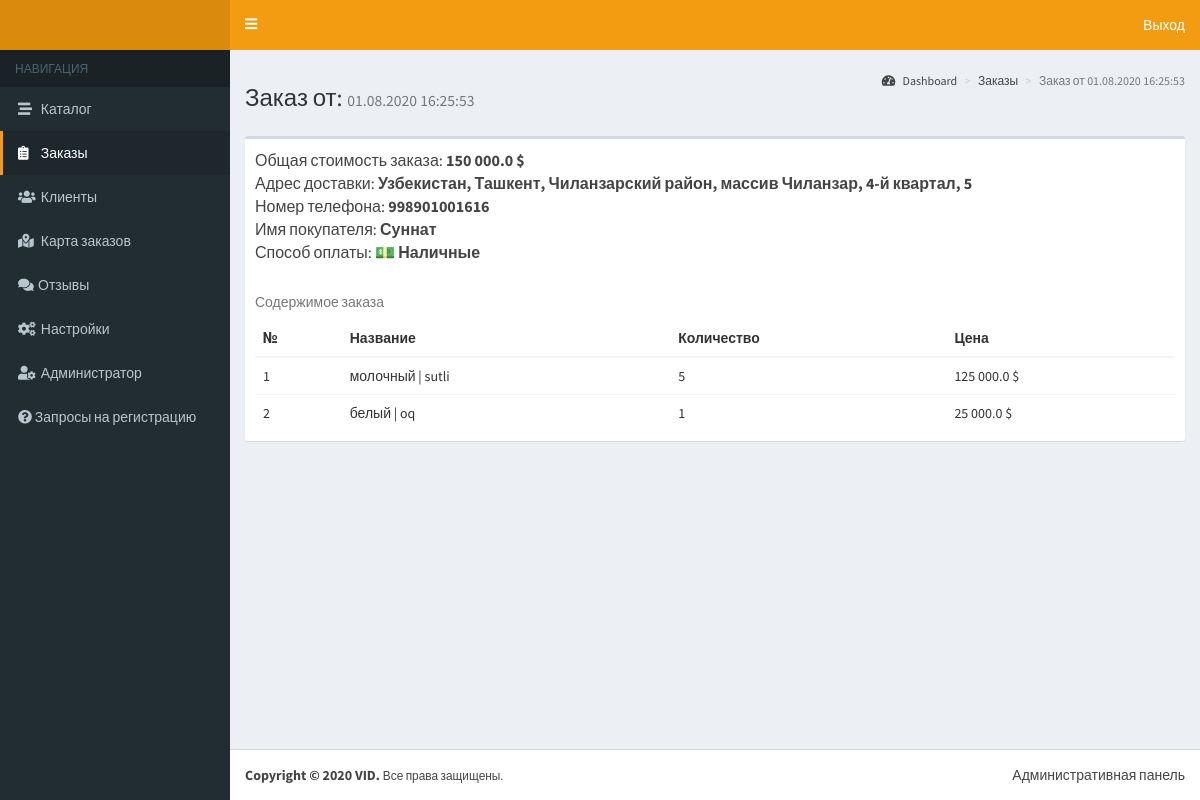
/orders/1 (signed in), run on the app's committed database.
### application/core/models.py (models this page shows, shortened)
class Order(db.Model):
    __tablename__ = 'orders'
    id = db.Column(db.Integer, primary_key=True)
    user_id = db.Column(db.Integer, db.ForeignKey('users.id'))
    user_name = db.Column(db.String(100))
    shipping_method = db.Column(db.String(50))
    payment_method = db.Column(db.String(50))
    address_txt = db.Column(db.String(100))
    phone_number = db.Column(db.String(15))
    confirmed = db.Column(db.Boolean, default=False)
    confirmation_date = db.Column(db.DateTime)
    delivery_price = db.Column(db.Integer)
    total_amount = db.Column(db.Float)
    order_items = db.relationship('OrderItem', lazy='dynamic',
                                  backref='order', cascade='all, delete-orphan')
    location = db.relationship('Location', uselist=False, cascade='all,delete', backref='order')
    class ShippingMethods:
        PICK_UP = 'pickup'
        DELIVERY = 'delivery'
    class PaymentMethods:
        CASH = 'cash'
        PAYME = 'payme'

class Location(db.Model):
    __tablename__ = 'locations'
    id = db.Column(db.Integer, primary_key=True)
    latitude = db.Column(db.Float)
    longitude = db.Column(db.Float)
    address = db.Column(db.String(100))
    order_id = db.Column(db.Integer, db.ForeignKey('orders.id'))

class OrderItem(db.Model):
    __tablename__ = 'order_items'
    id = db.Column(db.Integer, primary_key=True)
    order_id = db.Column(db.Integer, db.ForeignKey('orders.id'))
    dish_id = db.Column(db.Integer, db.ForeignKey('dishes.id', ondelete='SET NULL'), nullable=True)
    count = db.Column(db.Integer)
    dish = db.relationship('Dish')

class Dish(db.Model):
    __tablename__ = 'dishes'
    id = db.Column(db.Integer, primary_key=True)
    name = db.Column(db.String(100))
    name_uz = db.Column(db.String(100))
    image_id = db.Column(db.String(150))
    image_path = db.Column(db.String(150))
    description = db.Column(db.String(500))
    description_uz = db.Column(db.String(500))
    show_usd = db.Column(db.Boolean, default=False)
    is_hidden = db.Column(db.Boolean, default=False)
    price = db.Column(db.Float)
    number = db.Column(db.Integer, default=1)
    category_id = db.Column(db.Integer, db.ForeignKey('dish_categories.id'))

### application/admin/orders.py (the view)
@bp.route('/orders/<int:order_id>')
@login_required
def order(order_id: int):
    current_order = orderservice.get_order_by_id(order_id)
    order_date = date.convert_utc_to_asia_tz(current_order.confirmation_date).strftime('%d.%m.%Y %H:%M:%S')
    total_sum = _total_order_sum(current_order.order_items.all())
    return render_template('admin/order.html', title="Заказ от {}".format(order_date),
                           area='orders', order=current_order, total_sum=total_sum)

### application/admin/__init__.py (called while the page is built)
@bp.context_processor
def view_context_processor():
    return {
        'year': datetime.now().year
    }

### application/admin/orders.py (called while the page is built)
def _total_order_sum(order_items) -> int:
    summary_dishes_sum = [order_item.count * order_item.dish.price for order_item in order_items]
    total = sum(summary_dishes_sum)
    return total

### application/core/models.py (called while the page is built)
@login.user_loader
def load_user(user_id):
    return UserAdmin.query.get(int(user_id))

### application/core/orderservice.py (called while the page is built)
def get_order_by_id(order_id) -> Order:
    return Order.query.get_or_404(order_id)

### application/resources/strings.py (called while the page is built)
def get_string(key, language='ru'):
    if language == 'ru':
        return _strings_ru.get(key, 'no_string')
    elif language == 'uz':
        return _strings_uz.get(key, 'no_string')
    else:
        raise Exception('Invalid language')

def from_order_payment_method(value: str, language: str) -> str:
    return get_string('order.' + value, language)

### application/utils/date.py (called while the page is built)
def convert_utc_to_asia_tz(utc_date: datetime):
    from_zone = tz.tzutc()
    to_zone = tz.gettz('Asia/Tashkent')
    utc = utc_date.replace(tzinfo=from_zone)
    local = utc.astimezone(to_zone)
    return local

### application/utils/filters.py (called while the page is built)
@app.template_filter()
def datetime(value, date_format='%d.%m.%Y %H:%M:%S', convert_from_utc=False):
    if convert_from_utc:
        date = convert_utc_to_asia_tz(value)
    else:
        date = value
    return date.strftime(date_format)

@app.template_filter()
def payment_method(value):
    return strings.from_order_payment_method(value, 'ru')

@app.template_filter()
def price(value):
    return '{0:,}'.format(value).replace(',', ' ')

### application/templates/admin/order.html
{% extends 'layouts/admin.html' %}
{% block header %}Заказ от:{% endblock %}
{% block description %}{{ order.confirmation_date|datetime(convert_from_utc=True) }}{% endblock %}
{% block breadcrumbs %}
    <li><a href="{{ url_for('admin.orders') }}">Заказы</a></li>
    <li class="active">Заказ от {{ order.confirmation_date|datetime(convert_from_utc=True) }}</li>
{% endblock %}
{% block content %}
    <div class="row">
        <div class="col-xs-12">
            <div class="box">
                <div class="box-header order-details">
                    {% if order.delivery_price %}
                        <p>Общая стоимость заказа (без учёта стоиомсти доставки): <strong>{{ total_sum|price }} $ </strong></p>
                        <p>Стоимость доставки: <strong>{{ order.delivery_price|price }} $</strong></p>
                    {% else %}
                        <p>Общая стоимость заказа: <strong>{{ total_sum|price }} $ </strong></p>
                    {% endif %}
                    {% if order.address_txt or order.location %}
                        <p>Адрес доставки: <strong>{% if order.address_txt %}{{ order.address_txt }}{% elif order.location %}{{ order.location.address }}{% endif %}</strong></p>
                    {% endif %}
                    <p>Номер телефона: <strong>{{ order.phone_number }}</strong></p>
                    {% if order.user_name %}
                        <p>Имя покупателя: <strong>{{ order.user_name }}</strong></p>
                    {% endif %}
                    <p>Способ оплаты: <strong>{{ order.payment_method|payment_method }}</strong></p>
                </div>
                <div class="box-body table-responsive">
                    <table class="table table-hover">
                        <caption>Содержимое заказа</caption>
                        <thead>
                            <tr>
                                <th>№</th>
                                <th>Название</th>
                                <th>Количество</th>
                                <th>Цена</th>
                            </tr>
                        </thead>
                        <tbody>
                            {% for order_item in order.order_items.all() %}
                                <tr>
                                    <td>{{ loop.index }}</td>
                                    <td>{{ order_item.dish.name }} | {{ order_item.dish.name_uz }}</td>
                                    <td>{{ order_item.count }}</td>
                                    <td>{{ (order_item.dish.price * order_item.count)|price }} $</td>
                                </tr>
                            {% endfor %}
                        </tbody>
                    </table>
                </div>
            </div>
        </div>
    </div>
{% endblock %}

### application/static/css/app.css (style rules this page uses)
.order-details p { font-size:12pt;font-weight:400;margin:0;padding:0 }

### data on the page
Order: confirmation_date "01.08.2020 16:25:53", phone_number "998901001616", user_name "Суннат", payment_method|payment_method "💵 Наличные"
Location: location.address "Узбекистан, Ташкент, Чиланзарский район, массив Чиланзар, 4-й квартал, 5"
OrderItem: dish.name "молочный", dish.name_uz "sutli", count "5"
Dish: (order_item.dish.price*order_item.count)|price "125 000.0"
OrderItem: dish.name "белый", dish.name_uz "oq", count "1"
Dish: (order_item.dish.price*order_item.count)|price "25 000.0"

### other printed values
{{ total_sum|price }} "150 000.0"
